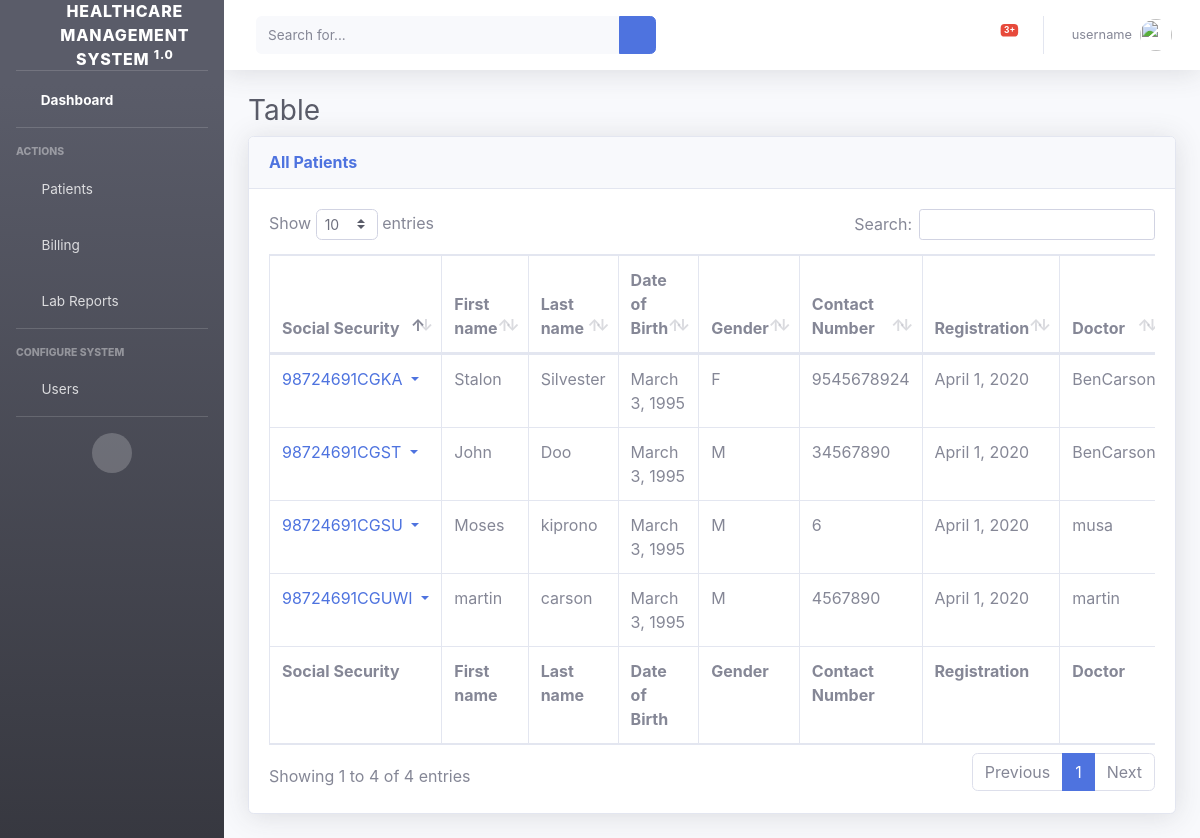
/all_patients, run on the app's committed database.
### hrm/models.py (models this page shows, shortened)
class Patient(models.Model):
    social_security = models.CharField(max_length=10000000, primary_key=True)
    first_name = models.CharField(max_length=50)
    last_name = models.CharField(max_length=50)
    d_o_b = models.DateField()
    choices = (('M', 'Male'), ('F', 'Female'))
    gender = models.CharField(max_length=1, choices=choices)
    contact_no = models.IntegerField()
    reg_date = models.DateField()
    doctor = models.ForeignKey(User, on_delete=models.CASCADE)
    room = models.ForeignKey(Room, on_delete=models.CASCADE)
    check_out_date = models.DateField(blank=True, null=True)

### hrm/views.py (the view)
# urls.py: path('all_patients', PatientListView.as_view(), name='all_patients'),
class PatientListView(ListView):
    model = Patient
    template_name = 'hrm/tables.html'
    context_object_name = 'Patients'

### hrm/models.py (called while the page is built)
    def __str__(self):
        return 'room:{} floor:{}'.format(self.room_no, self.floor)

### hrm/templates/hrm/tables.html (shortened to what this page needs)
{% extends 'main_base.html' %}
{% load crispy_forms_tags %}
{% load static %}
{% block body %}
    <div id="wrapper">
        <ul class="navbar-nav bg-gradient-dark sidebar sidebar-dark accordion" id="accordionSidebar">
          <a class="sidebar-brand d-flex align-items-center justify-content-center" href="index.html">
            <div class="sidebar-brand-icon ">
              <i class="fas fa-hospital"></i>
            </div>
            <div class="sidebar-brand-text mx-3">Healthcare Management System <sup>1.0</sup></div>
          </a>
          <hr class="sidebar-divider my-0">
          <li class="nav-item active">
            <a class="nav-link" href="{% url 'home' %}">
              <i class="fas fa-fw fa-tachometer-alt"></i>
              <span>Dashboard</span></a>
          </li>
          <hr class="sidebar-divider">
          <div class="sidebar-heading">
            Actions
          </div>
          <li class="nav-item">
            <a class="nav-link collapsed" href="#" data-toggle="collapse" data-target="#collapseTwo" aria-expanded="true" aria-controls="collapseTwo">
              <i class="fas fa-fw fa-people-carry"></i>
              <span>Patients</span>
            </a>
          </li>
          <li class="nav-item">
            <a class="nav-link collapsed" href="#" data-toggle="collapse" data-target="#collapseUtilities" aria-expanded="true" aria-controls="collapseUtilities">
              <i class="fas fa-fw fa-coins"></i>
              <span>Billing</span>
            </a>
          </li>
          <li class="nav-item">
            <a class="nav-link collapsed" href="#" data-toggle="collapse" data-target="#collapseLab" aria-expanded="true" aria-controls="collapseUtilities">
              <i class="fas fa-fw fa-clipboard-list"></i>
              <span>Lab Reports</span>
            </a>
          </li>
          <hr class="sidebar-divider">
          <div class="sidebar-heading">
            Configure System
          </div>
          <li class="nav-item">
            <a class="nav-link collapsed" href="#" data-toggle="collapse" data-target="#collapseusers" aria-expanded="true" aria-controls="collapsePages">
              <i class="fas fa-fw fa-user"></i>
              <span>Users</span>
            </a>
          </li>
          <hr class="sidebar-divider d-none d-md-block">
          <div class="text-center d-none d-md-inline">
            <button class="rounded-circle border-0" id="sidebarToggle"></button>
          </div>
        </ul>
        <div id="content-wrapper" class="d-flex flex-column">
          <div id="content">
            <nav class="navbar navbar-expand navbar-light bg-white topbar mb-4 static-top shadow">
              <form class="d-none d-sm-inline-block form-inline mr-auto ml-md-3 my-2 my-md-0 mw-100 navbar-search">
                <div class="input-group">
                  <input type="text" class="form-control bg-light border-0 small" placeholder="Search for..." aria-label="Search" aria-describedby="basic-addon2">
                  <div class="input-group-append">
                    <button class="btn btn-primary" type="button">
                      <i class="fas fa-search fa-sm"></i>
                    </button>
                  </div>
                </div>
              </form>
              <ul class="navbar-nav ml-auto">
                <li class="nav-item dropdown no-arrow mx-1">
                  <a class="nav-link dropdown-toggle" href="#" id="alertsDropdown" role="button" data-toggle="dropdown" aria-haspopup="true" aria-expanded="false">
                    <span class="badge badge-danger badge-counter">3+</span>
                  </a>
                </li>
                <li class="nav-item dropdown no-arrow">
                  <a class="nav-link dropdown-toggle" href="#" id="userDropdown" role="button" data-toggle="dropdown" aria-haspopup="true" aria-expanded="false">
                    <span class="mr-2 d-none d-lg-inline text-gray-600 small">
                        {% if request.user.is_authenticated %}
                          {{ request.user.username }}
                        {% else %}
                          username
                        {% endif %}
                    </span>
                    <img class="img-profile rounded-circle" src="{% static "img/hospital_login.jpeg" %}">
                  </a>
                </li>
              </ul>
            </nav>
            <div class="container-fluid">
                <h1 class="h3 mb-2 text-gray-800">Table</h1>
                <div class="card shadow mb-4">
                    <div class="card-header py-3">
                        <h6 class="m-0 font-weight-bold text-primary">All Patients</h6>
                    </div>
                    <div class="card-body">
                        <div class="table-responsive">
                            <table class="table table-bordered" id="patientTable" width="100%" cellspacing="0">
                                <thead>
                                    <tr>
                                        <th>Social Security</th>
                                        <th>First name</th>
                                        <th>Last name</th>
                                        <th>Date of Birth</th>
                                        <th>Gender</th>
                                        <th>Contact Number</th>
                                        <th>Registration</th>
                                        <th>Doctor</th>
                                    </tr>
                                </thead>
                                <tfoot>
                                  <tr>
                                    <th>Social Security</th>
                                    <th>First name</th>
                                    <th>Last name</th>
                                    <th>Date of Birth</th>
                                    <th>Gender</th>
                                    <th>Contact Number</th>
                                    <th>Registration</th>
                                    <th>Doctor</th>
                                </tr>
                                </tfoot>
                                <tbody>
                                  {% for patient in Patients %}
                                    <tr>
                                      <td><a href="#" class="dropdown-toggle" data-toggle="dropdown">
                                        {{ patient.social_security }}
                                      </a></td>
                                      <td>{{ patient.first_name }}</td>
                                      <td>{{ patient.last_name }}</td>
                                      <td>{{ patient.d_o_b }}</td>
                                      <td>{{ patient.gender }}</td>
                                      <td>{{ patient.contact_no }}</td>
                                      <td>{{ patient.reg_date }}</td>
                                      <td>{{ patient.doctor }}</td>
                                    </tr>
                                  {% endfor %}
                                </tbody>
                            </table>
                        </div>
                    </div>
                </div>
            </div>
           </div>
        </div>
    </div>
{% endblock %}

### hrm/templates/main_base.html (shortened to what this page needs)
{% load static %}
<!DOCTYPE html>
<html lang="en">
<head>
  <link href="{% static "vendor/fontawesome-free/css/all.min.css" %}" rel="stylesheet" type="text/css">
  <link href="{% static "css/sb-admin-2.css" %}" rel="stylesheet">
  <link href="{% static "vendor/datatables/dataTables.bootstrap4.min.css" %}" rel="stylesheet">
</head>
<body id="page-top">
    {% block body%}
    {% endblock %}
</body>
</html>

### data on the page
Patient: social_security "98724691CGST", first_name "John", last_name "Doo", d_o_b "March 3, 1995", gender "M", contact_no "34567890", reg_date "April 1, 2020", doctor "BenCarson"
Patient: social_security "98724691CGSU", first_name "Moses", last_name "kiprono", d_o_b "March 3, 1995", gender "M", contact_no "6", reg_date "April 1, 2020", doctor "musa"
Patient: social_security "98724691CGKA", first_name "Stalon", last_name "Silvester", d_o_b "March 3, 1995", gender "F", contact_no "9545678924", reg_date "April 1, 2020", doctor "BenCarson"
Patient: social_security "98724691CGUWI", first_name "martin", last_name "carson", d_o_b "March 3, 1995", gender "M", contact_no "4567890", reg_date "April 1, 2020", doctor "martin"
